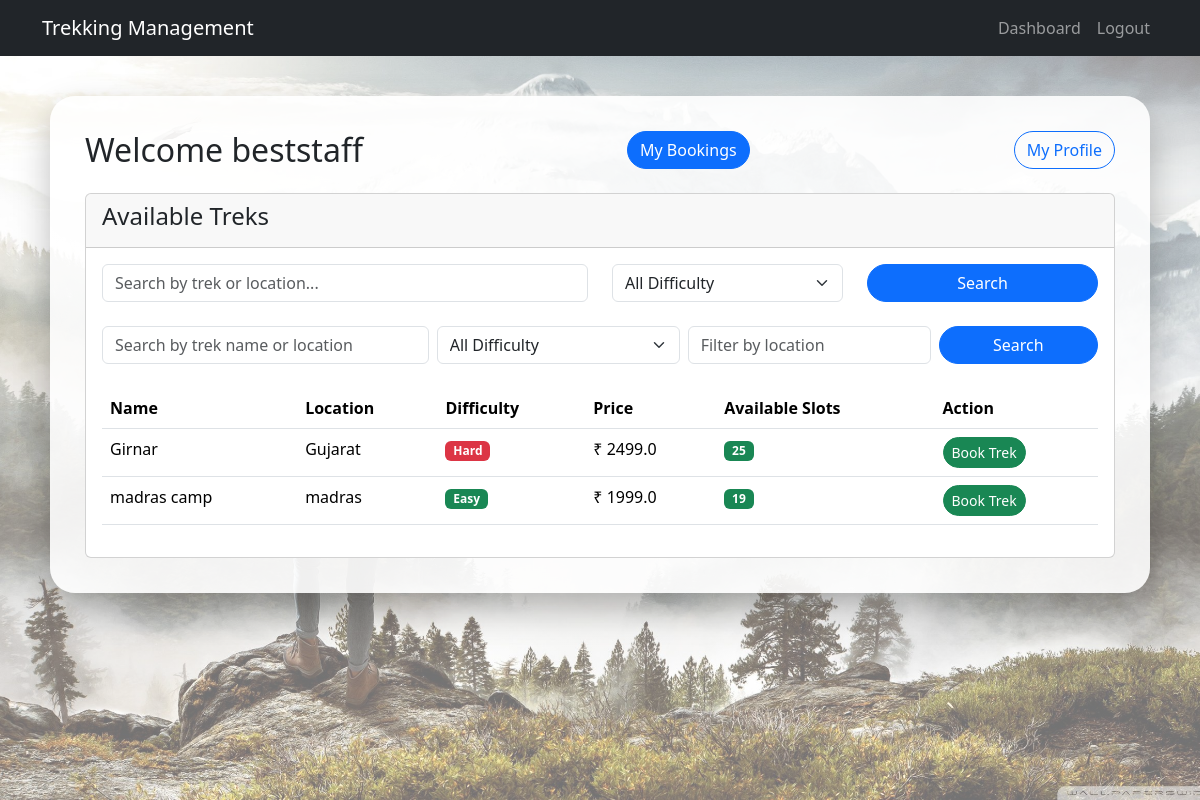
The app's page /user (signed in) with its own data.
### models/user.py (models this page shows, shortened)
class User(UserMixin,db.Model):
    __tablename__ = "users"
    id = db.Column(db.Integer, primary_key=True)
    name = db.Column(db.String(100), nullable = False)
    email = db.Column(db.String(120), unique=True, nullable=False)
    password_hash = db.Column(db.String(255),nullable=False)
    role = db.Column(db.String(20), nullable=False)
    approved = db.Column(db.Boolean, default=False)
    blacklisted = db.Column(db.Boolean, default=False)
    created_at = db.Column(db.DateTime, default=datetime.utcnow)
    bookings = db.relationship(
        "Booking",
        backref="user",
        lazy=True,
        cascade="all, delete-orphan"
    )
    staff_profile = db.relationship(
        "StaffProfile",
        backref="user",
        uselist=False,
        cascade="all, delete-orphan"
    )
    assigned_treks = db.relationship(
        "Trek",
        backref="staff",
        lazy=True
    )

### models/trek.py (models this page shows, shortened)
class Trek(db.Model):
    __tablename__ = "treks"
    id = db.Column(db.Integer, primary_key=True)
    name = db.Column(db.String(100), nullable=False)
    location = db.Column(db.String(100), nullable=False)
    difficulty = db.Column(db.String(30), nullable=False)
    duration = db.Column(db.Integer, nullable=False)
    max_slots = db.Column(db.Integer, nullable=False)
    available_slots = db.Column(db.Integer, nullable=False)
    price = db.Column(db.Float, nullable=False)
    status = db.Column(db.String(30), nullable=False)
    description = db.Column(db.Text)
    staff_id = db.Column(
        db.Integer,
        db.ForeignKey("users.id"),
        nullable=True
    )
    bookings = db.relationship(
        "Booking",
        backref="trek",
        lazy=True,
        cascade="all, delete-orphan"
    )

### routes/user.py (the view, shortened to what this page needs)
@user.route("/user")
@login_required
def user_dashboard():
    search = request.args.get("search", "").strip()
    difficulty = request.args.get("difficulty", "").strip()
    location = request.args.get("location", "").strip()
    query = Trek.query.filter_by(status=TREK_OPEN)
    if difficulty:
        query = query.filter(Trek.difficulty == difficulty)
    if location:
        query = query.filter(Trek.location.ilike(f"%{location}%"))
    treks = query.all()
    return render_template(
        "user_dashboard.html",
        treks=treks,
        search=search,
        difficulty=difficulty,
        location=location
    )

### create_app.py (called while the page is built)
def create_app():
    app = Flask(__name__)
    app.config.from_object(Config)
    db.init_app(app)
    login_manager.init_app(app)
    @login_manager.user_loader
    def load_user(user_id):
        return db.session.get(User, int(user_id))
    app.register_blueprint(auth)
    app.register_blueprint(admin)
    app.register_blueprint(staff)
    app.register_blueprint(user)
    @app.route("/")
    def home():
        return render_template("index.html")
    return app

### templates/user_dashboard.html (shortened to what this page needs)
{% extends "base.html" %}
{% block extra_css %}
<link rel="stylesheet"
      href="{{ url_for('static', filename='css/user_dashboard.css') }}">
{% endblock %}
{% block full_page %}
<div class="user-dashboard-page">
    <div class="user-dashboard-container">
<div class="d-flex justify-content-between align-items-center mb-4">
    <h2 class="mb-0">
        Welcome {{ current_user.name }}
    </h2>
    <a href="{{ url_for('user.my_bookings') }}"
       class="btn btn-primary">
        My Bookings
    </a>
    <a href="{{ url_for('user.user_profile') }}" class="btn btn-outline-primary">
        My Profile
    </a>
</div>
<div class="card">
    <div class="card-header">
        <h4>Available Treks</h4>
    </div>
    <div class="card-body">
        {% if treks %}
    <form method="GET"
           action="{{ url_for('user.user_dashboard') }}"
           class="row mb-4">
        <div class="col-md-6">
            <input
                type="text"
                name="search"
                class="form-control"
                placeholder="Search by trek or location..."
                value="{{ search }}"
            >
        </div>
        <div class="col-md-3">
            <select
                name="difficulty"
                class="form-select">
                <option value="">All Difficulty</option>
            </select>
        </div>
        <div class="col-md-3">
            <button class="btn btn-primary w-100">
                Search
            </button>
        </div>
    </form>
    <form method="GET" action="{{ url_for('user.user_dashboard') }}" class="row g-2 mb-4">
        <div class="col-md-4">
            <input
                type="text"
                name="search"
                class="form-control"
                placeholder="Search by trek name or location"
                value="{{ search }}"
            >
        </div>
        <div class="col-md-3">
            <select name="difficulty" class="form-select">
                <option value="">All Difficulty</option>
            </select>
        </div>
        <div class="col-md-3">
            <input
                type="text"
                name="location"
                class="form-control"
                placeholder="Filter by location"
                value="{{ location }}"
            >
        </div>
        <div class="col-md-2 d-grid">
            <button class="btn btn-primary" type="submit">Search</button>
        </div>
    </form>
        <table class="table table-hover">
            <thead>
                <tr>
                    <th>Name</th>
                    <th>Location</th>
                    <th>Difficulty</th>
                    <th>Price</th>
                    <th>Available Slots</th>
                    <th>Action</th>
                </tr>
            </thead>
            <tbody>
            {% for trek in treks %}
                <tr>
                    <td>{{ trek.name }}</td>
                    <td>{{ trek.location }}</td>
                    <td>
                        {% if trek.difficulty == "Easy" %}
                            <span class="badge bg-success">
                                Easy
                            </span>
                        {% elif trek.difficulty == "Moderate" %}
                            <span class="badge bg-warning text-dark">
                                Moderate
                            </span>
                        {% else %}
                            <span class="badge bg-danger">
                                Hard
                            </span>
                        {% endif %}
                    </td>
                    <td>₹ {{ trek.price }}</td>
                    <td>
                        {% if trek.available_slots > 10 %}
                            <span class="badge bg-success">
                                {{ trek.available_slots }}
                            </span>
                        {% elif trek.available_slots > 5 %}
                            <span class="badge bg-warning text-dark">
                                {{ trek.available_slots }}
                            </span>
                        {% else %}
                            <span class="badge bg-danger">
                                {{ trek.available_slots }}
                            </span>
                        {% endif %}
                    </td>
                    <td>
                        <a
                            href="{{ url_for('user.book_trek', trek_id=trek.id) }}"
                            class="btn btn-success btn-sm">
                            Book Trek
                        </a>
                    </td>
                </tr>
            {% endfor %}
            </tbody>
        </table>
        {% else %}
        <div class="alert alert-info">
            No treks available.
        </div>
        {% endif %}
    </div>
</div>
    </div>
</div>
{% endblock %}

### static/css/user_dashboard.css (style rules this page uses)
.user-dashboard-page { min-height: calc(100vh - 56px); margin-left: calc(50% - 50vw); margin-right: calc(50% - 50vw); width:100vw; background: linear-gradient(rgba(255,255,255,.45), rgba(255,255,255,.45)), url("../images/user.jpg"); background-size: cover; background-position: center; background-repeat: no-repeat; padding:40px 0; }
.user-dashboard-container { max-width:1100px; margin:auto; background:rgba(255,255,255,.88); border-radius:25px; padding:35px; box-shadow:0 15px 35px rgba(0,0,0,.25); }

### records on screen
User: name "beststaff"
Trek: name "Girnar", location "Gujarat", difficulty "Hard", price "2499.0", available_slots "25"
Trek: name "madras camp", location "madras", difficulty "Easy", price "1999.0", available_slots "19"
